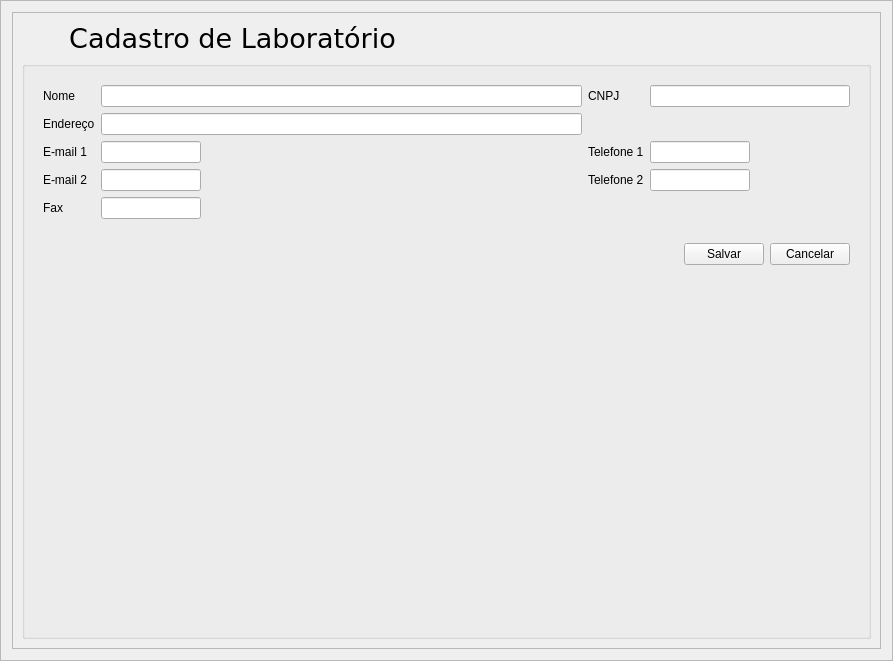
<?xml version="1.0" encoding="UTF-8"?>
<ui version="4.0">
 <class>LabInput</class>
 <widget class="QFrame" name="LabInput">
  <property name="geometry">
   <rect>
    <x>0</x>
    <y>0</y>
    <width>893</width>
    <height>661</height>
   </rect>
  </property>
  <property name="windowTitle">
   <string>Frame</string>
  </property>
  <property name="frameShape">
   <enum>QFrame::StyledPanel</enum>
  </property>
  <property name="frameShadow">
   <enum>QFrame::Raised</enum>
  </property>
  <layout class="QGridLayout" name="gridLayout_10">
   <item row="0" column="0">
    <widget class="QFrame" name="LabFrame">
     <property name="frameShape">
      <enum>QFrame::StyledPanel</enum>
     </property>
     <property name="frameShadow">
      <enum>QFrame::Raised</enum>
     </property>
     <layout class="QGridLayout" name="gridLayout_3">
      <item row="0" column="0">
       <widget class="QLabel" name="TitleLabel">
        <property name="font">
         <font>
          <family>Verdana</family>
          <pointsize>20</pointsize>
          <italic>false</italic>
          <strikeout>false</strikeout>
         </font>
        </property>
        <property name="text">
         <string>&lt;html&gt;&lt;head/&gt;&lt;body&gt;&lt;p align=&quot;center&quot;&gt;Cadastro de Laboratório&lt;/p&gt;&lt;/body&gt;&lt;/html&gt;</string>
        </property>
       </widget>
      </item>
      <item row="0" column="1">
       <widget class="QLabel" name="LogoLabel">
        <property name="text">
         <string>&lt;html&gt;&lt;head/&gt;&lt;body&gt;&lt;p&gt;&lt;img src=&quot;:/NPX ICO/clinic (2).png&quot;/&gt;&lt;/p&gt;&lt;/body&gt;&lt;/html&gt;</string>
        </property>
       </widget>
      </item>
      <item row="1" column="0" colspan="2">
       <widget class="QGroupBox" name="groupBox">
        <property name="title">
         <string/>
        </property>
        <layout class="QGridLayout" name="gridLayout_2">
         <item row="1" column="1">
          <widget class="QWidget" name="ButtonWidget" native="true">
           <layout class="QGridLayout" name="gridLayout_5">
            <item row="0" column="1">
             <widget class="QPushButton" name="SalvarButton">
              <property name="text">
               <string>Salvar</string>
              </property>
             </widget>
            </item>
            <item row="0" column="2">
             <widget class="QPushButton" name="CancelarButton">
              <property name="text">
               <string>Cancelar</string>
              </property>
             </widget>
            </item>
            <item row="0" column="0">
             <spacer name="horizontalSpacer_4">
              <property name="orientation">
               <enum>Qt::Horizontal</enum>
              </property>
              <property name="sizeType">
               <enum>QSizePolicy::Expanding</enum>
              </property>
              <property name="sizeHint" stdset="0">
               <size>
                <width>1100</width>
                <height>20</height>
               </size>
              </property>
             </spacer>
            </item>
           </layout>
          </widget>
         </item>
         <item row="2" column="1">
          <spacer name="verticalSpacer">
           <property name="orientation">
            <enum>Qt::Vertical</enum>
           </property>
           <property name="sizeType">
            <enum>QSizePolicy::Expanding</enum>
           </property>
           <property name="sizeHint" stdset="0">
            <size>
             <width>20</width>
             <height>800</height>
            </size>
           </property>
          </spacer>
         </item>
         <item row="0" column="1">
          <widget class="QWidget" name="InputWidget" native="true">
           <layout class="QGridLayout" name="gridLayout">
            <item row="1" column="0">
             <widget class="QLabel" name="EnderLabel_2">
              <property name="minimumSize">
               <size>
                <width>0</width>
                <height>0</height>
               </size>
              </property>
              <property name="text">
               <string>Endereço</string>
              </property>
             </widget>
            </item>
            <item row="1" column="1">
             <widget class="QLineEdit" name="EnderEntry_2">
              <property name="maximumSize">
               <size>
                <width>16777215</width>
                <height>16777215</height>
               </size>
              </property>
             </widget>
            </item>
            <item row="4" column="1">
             <widget class="QLineEdit" name="FaxEntry">
              <property name="maximumSize">
               <size>
                <width>100</width>
                <height>16777215</height>
               </size>
              </property>
             </widget>
            </item>
            <item row="0" column="1">
             <widget class="QLineEdit" name="NameEntry">
              <property name="maximumSize">
               <size>
                <width>16777215</width>
                <height>16777215</height>
               </size>
              </property>
             </widget>
            </item>
            <item row="3" column="1">
             <widget class="QLineEdit" name="Email2Entry">
              <property name="maximumSize">
               <size>
                <width>100</width>
                <height>16777215</height>
               </size>
              </property>
             </widget>
            </item>
            <item row="2" column="2">
             <widget class="QLabel" name="Phone1Label">
              <property name="minimumSize">
               <size>
                <width>0</width>
                <height>0</height>
               </size>
              </property>
              <property name="maximumSize">
               <size>
                <width>100</width>
                <height>16777215</height>
               </size>
              </property>
              <property name="text">
               <string>&lt;html&gt;&lt;head/&gt;&lt;body&gt;&lt;p&gt;Telefone 1&lt;/p&gt;&lt;/body&gt;&lt;/html&gt;</string>
              </property>
             </widget>
            </item>
            <item row="2" column="0">
             <widget class="QLabel" name="Email1Label">
              <property name="minimumSize">
               <size>
                <width>0</width>
                <height>0</height>
               </size>
              </property>
              <property name="maximumSize">
               <size>
                <width>100</width>
                <height>16777215</height>
               </size>
              </property>
              <property name="text">
               <string>&lt;html&gt;&lt;head/&gt;&lt;body&gt;&lt;p&gt;E-mail 1&lt;/p&gt;&lt;/body&gt;&lt;/html&gt;</string>
              </property>
             </widget>
            </item>
            <item row="3" column="3">
             <widget class="QLineEdit" name="Phone2Entry">
              <property name="maximumSize">
               <size>
                <width>100</width>
                <height>16777215</height>
               </size>
              </property>
             </widget>
            </item>
            <item row="2" column="1">
             <widget class="QLineEdit" name="Email1Entry">
              <property name="maximumSize">
               <size>
                <width>100</width>
                <height>16777215</height>
               </size>
              </property>
             </widget>
            </item>
            <item row="3" column="2">
             <widget class="QLabel" name="Phone2Label">
              <property name="minimumSize">
               <size>
                <width>0</width>
                <height>0</height>
               </size>
              </property>
              <property name="maximumSize">
               <size>
                <width>70</width>
                <height>16777215</height>
               </size>
              </property>
              <property name="text">
               <string>&lt;html&gt;&lt;head/&gt;&lt;body&gt;&lt;p&gt;Telefone 2&lt;/p&gt;&lt;/body&gt;&lt;/html&gt;</string>
              </property>
             </widget>
            </item>
            <item row="2" column="3">
             <widget class="QLineEdit" name="Phone1Entry">
              <property name="maximumSize">
               <size>
                <width>100</width>
                <height>16777215</height>
               </size>
              </property>
             </widget>
            </item>
            <item row="3" column="0">
             <widget class="QLabel" name="Email2Label">
              <property name="minimumSize">
               <size>
                <width>0</width>
                <height>0</height>
               </size>
              </property>
              <property name="maximumSize">
               <size>
                <width>45</width>
                <height>16777215</height>
               </size>
              </property>
              <property name="text">
               <string>&lt;html&gt;&lt;head/&gt;&lt;body&gt;&lt;p&gt;E-mail 2&lt;/p&gt;&lt;/body&gt;&lt;/html&gt;</string>
              </property>
             </widget>
            </item>
            <item row="0" column="2">
             <widget class="QLabel" name="CNPJLabel">
              <property name="text">
               <string>CNPJ</string>
              </property>
             </widget>
            </item>
            <item row="0" column="3">
             <widget class="QLineEdit" name="CNPJEntry">
              <property name="maximumSize">
               <size>
                <width>200</width>
                <height>16777215</height>
               </size>
              </property>
             </widget>
            </item>
            <item row="0" column="0">
             <widget class="QLabel" name="NameLabel">
              <property name="minimumSize">
               <size>
                <width>0</width>
                <height>0</height>
               </size>
              </property>
              <property name="text">
               <string>Nome</string>
              </property>
             </widget>
            </item>
            <item row="4" column="0">
             <widget class="QLabel" name="FaxLabel">
              <property name="minimumSize">
               <size>
                <width>0</width>
                <height>0</height>
               </size>
              </property>
              <property name="maximumSize">
               <size>
                <width>100</width>
                <height>16777215</height>
               </size>
              </property>
              <property name="text">
               <string>&lt;html&gt;&lt;head/&gt;&lt;body&gt;&lt;p&gt;Fax&lt;/p&gt;&lt;/body&gt;&lt;/html&gt;</string>
              </property>
             </widget>
            </item>
           </layout>
          </widget>
         </item>
        </layout>
       </widget>
      </item>
     </layout>
    </widget>
   </item>
  </layout>
  <zorder>LabFrame</zorder>
  <zorder>InputWidget</zorder>
 </widget>
 <resources>
  <include location="npx.qrc"/>
 </resources>
 <connections/>
</ui>
